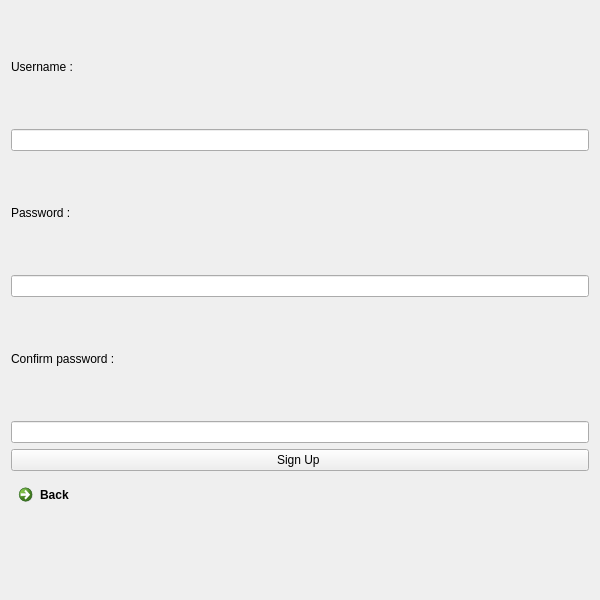
<?xml version="1.0" encoding="UTF-8"?>
<ui version="4.0">
 <class>ConfirmPassword</class>
 <widget class="QWidget" name="ConfirmPassword">
  <property name="geometry">
   <rect>
    <x>0</x>
    <y>0</y>
    <width>600</width>
    <height>600</height>
   </rect>
  </property>
  <property name="windowTitle">
   <string>Form</string>
  </property>
  <layout class="QVBoxLayout" name="verticalLayout">
   <item>
    <widget class="QLabel" name="label_3">
     <property name="text">
      <string>Username :</string>
     </property>
    </widget>
   </item>
   <item>
    <widget class="QLineEdit" name="lineEdit_username"/>
   </item>
   <item>
    <widget class="QLabel" name="label_4">
     <property name="text">
      <string>Password :</string>
     </property>
    </widget>
   </item>
   <item>
    <widget class="QLineEdit" name="lineEdit_password"/>
   </item>
   <item>
    <widget class="QLabel" name="label_5">
     <property name="text">
      <string>Confirm password :</string>
     </property>
    </widget>
   </item>
   <item>
    <widget class="QLineEdit" name="lineEdit_confirm_password"/>
   </item>
   <item>
    <widget class="QPushButton" name="sign_up_button">
     <property name="text">
      <string>Sign Up </string>
     </property>
    </widget>
   </item>
   <item>
    <widget class="QCommandLinkButton" name="back_button">
     <property name="text">
      <string>Back</string>
     </property>
    </widget>
   </item>
  </layout>
 </widget>
 <resources/>
 <connections/>
</ui>
